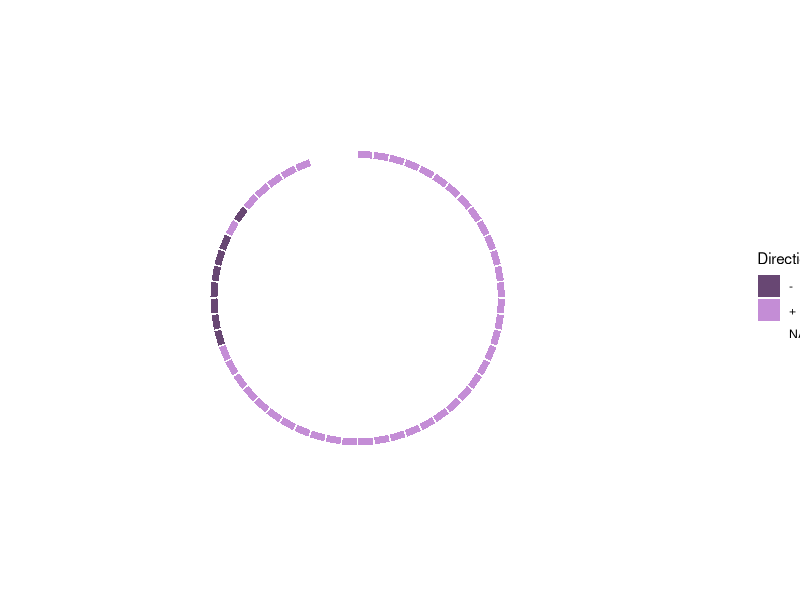

Reproduce this figure in R.
# Libraries
library(ggplot2)

dat <- read.table('Data.txt', header=T, sep='\t')
# HG      SC      Conservation    MedianLength    Order   Direction       Annotation

dat$MedianLength <- dat$MedianLength

p <- ggplot(dat, aes(x=Order, y=100, fill=Direction)) + geom_bar(stat='identity') +   theme_minimal() +
  theme(
    axis.text = element_blank(),
    axis.title = element_blank(),
    panel.grid = element_blank(),
    plot.margin = unit(rep(-2,4), "cm")     # This remove unnecessary margin around plot
  ) +
  ylim(-2000, 2300) +
  coord_polar(start = 0) + scale_fill_manual(values=c('#684773', '#c48dd6'), na.value='white')
pdf("plot_dir.pdf", height=10, width=10)
print(p)
dev.off()
